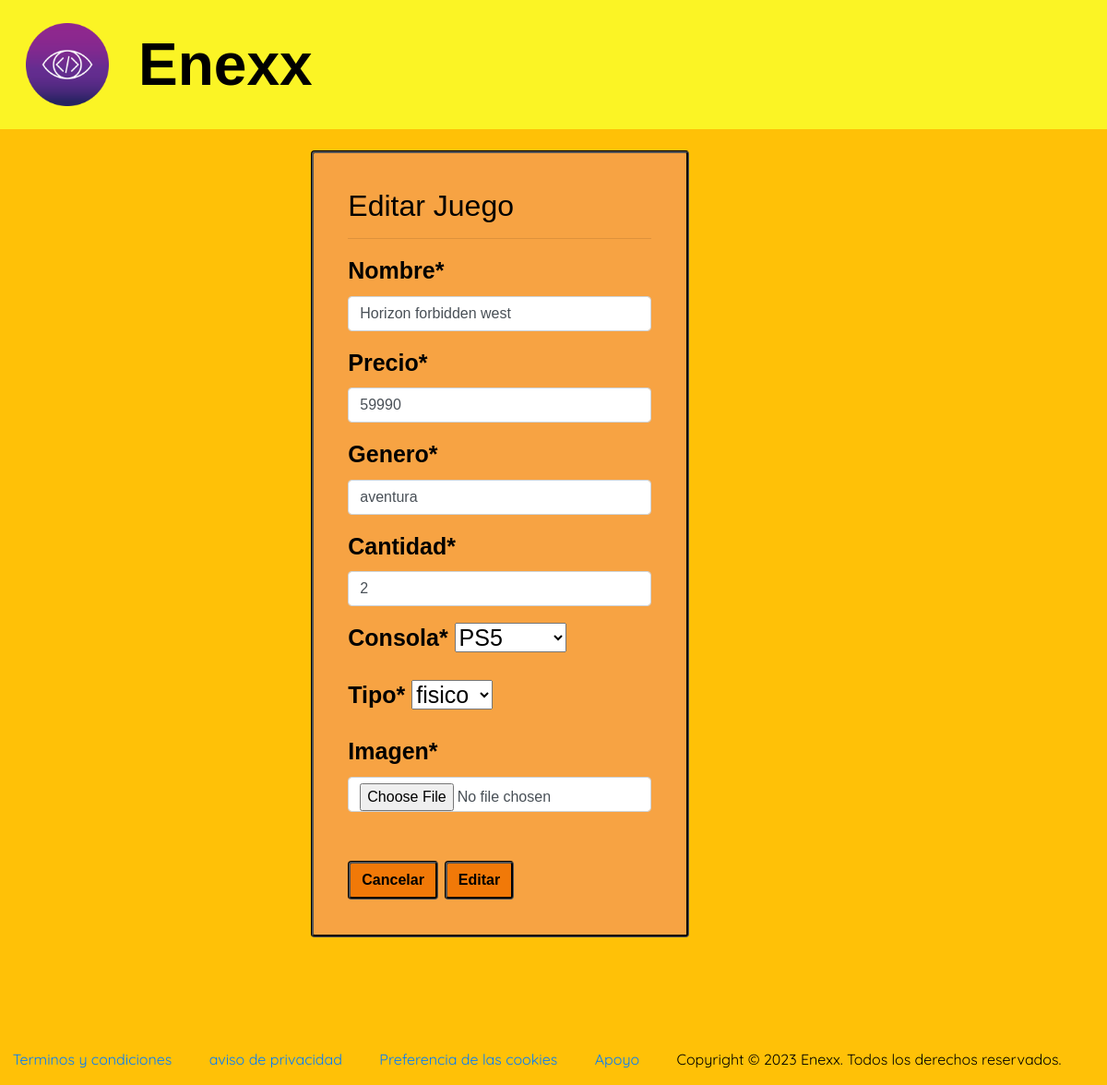
/modificarJuego/1 (signed in), run on an earlier commit of the app's database.
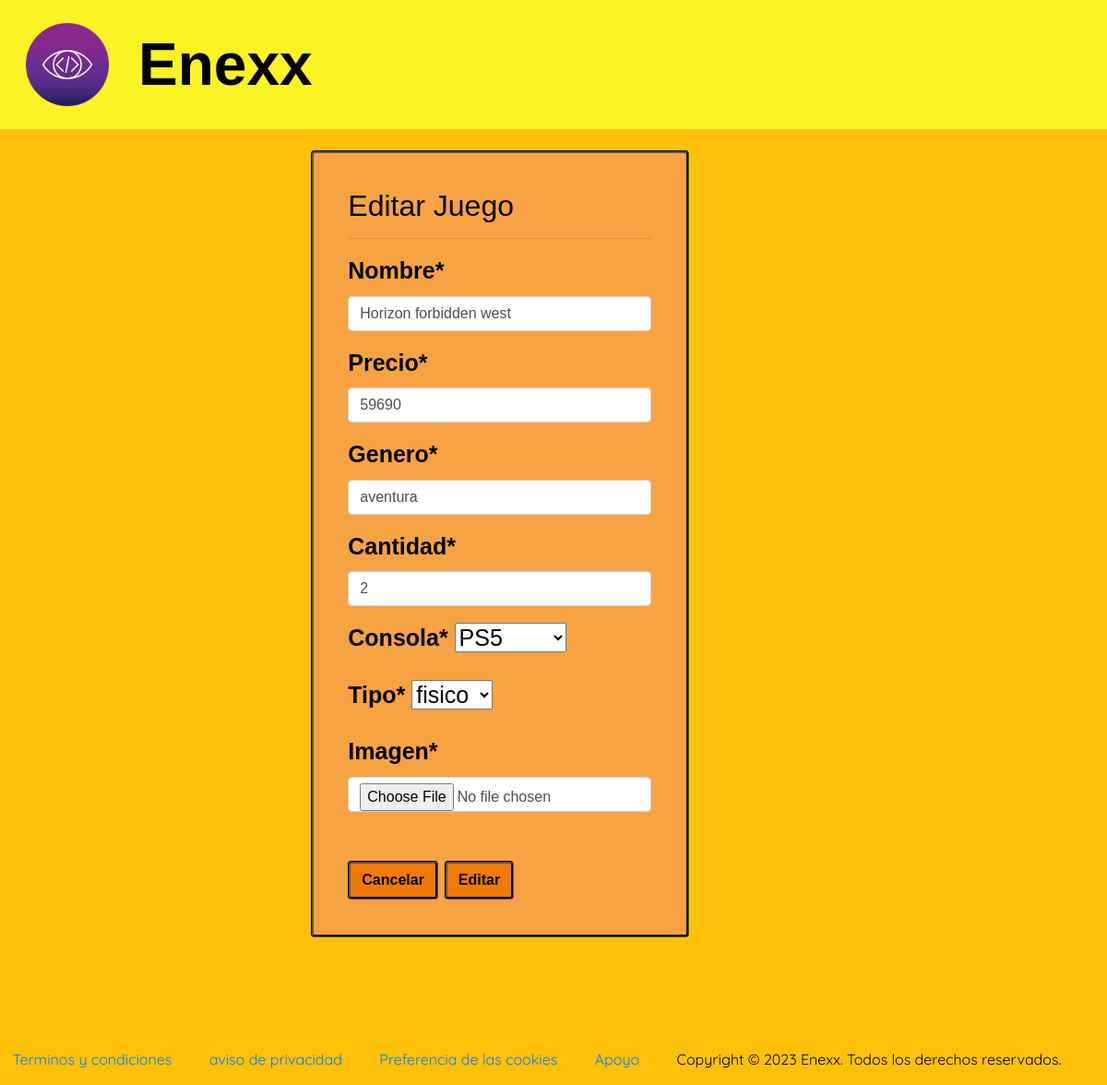
And on a later commit of the database.
### enexx/models.py (models this page shows, shortened)
class Juego(models.Model):
    nombre = models.CharField(max_length=50)
    precio = models.IntegerField()
    genero = models.TextField()
    cantidad = models.IntegerField()
    consola = models.ForeignKey(Consola, on_delete=models.PROTECT)
    tipo = models.ForeignKey(Tipo, on_delete=models.PROTECT, default=50)
    imagen = models.ImageField(upload_to="juegos", null=True)

class Consola(models.Model):
    nombre = models.CharField(max_length=50)
    def __str__(self) -> str:
        return self.nombre

class Tipo(models.Model):
    nombre = models.CharField(max_length=50)
    def __str__(self) -> str:
        return self.nombre

### administrador/views.py (the view, shortened to what this page needs)
# urls.py: path('modificarJuego/<id>', views.modificarJuego, name='modificarJuego'),
@permission_required('enexx.change_juego')
def modificarJuego(request, id):
    juego = get_object_or_404(Juego, id=id)
    data = {
        'form': JuegoForm(instance=juego) #instance es para que se muestren los datos en el formulario
    }
    return render(request, 'administrador/modificarJuego.html', data)

### enexx/forms.py
class JuegoForm(forms.ModelForm):
        nombre = forms.CharField(widget=forms.TextInput(attrs={'class':'form-control'}))
        precio = forms.IntegerField(widget=forms.NumberInput(attrs={'class':'form-control'}))
        genero = forms.CharField(widget=forms.TextInput(attrs={'class':'form-control'}))
        cantidad = forms.IntegerField(widget=forms.NumberInput(attrs={'class':'form-control'}))
        imagen = forms.ImageField(widget=forms.FileInput(attrs={'class':'form-control'}))
        class Meta:
            model = Juego
            fields = ['nombre', 'precio', 'genero', 'cantidad', 'consola', 'tipo', 'imagen']#esto es para que se muestren estos campos en el formulario

### administrador/templates/administrador/modificarJuego.html (shortened to what this page needs)
{% extends "enexx/base.html" %}
{% load crispy_forms_tags %}
{% block contenidoBase %}
<div class="row">
  <div class="col-12 col-md-6 offset-md-3">
    <div class="card contenedorRegistro">
      <div class="card-body">
        <h2>Editar Juego</h2>
        <hr>
        <form action="" method="post" enctype="multipart/form-data">
          {{ form | crispy }}
          <br>
          <input type="reset" value="Cancelar" class="btn boton-reg">
          <input type="submit" value="Editar" class="btn boton-reg">
      </form>
      </div>
    </div>
  </div>
</div>
{% endblock %}

What changed in the data, as far as the page shows it:
changed Juego "aventura": precio "59990" → "59690"
